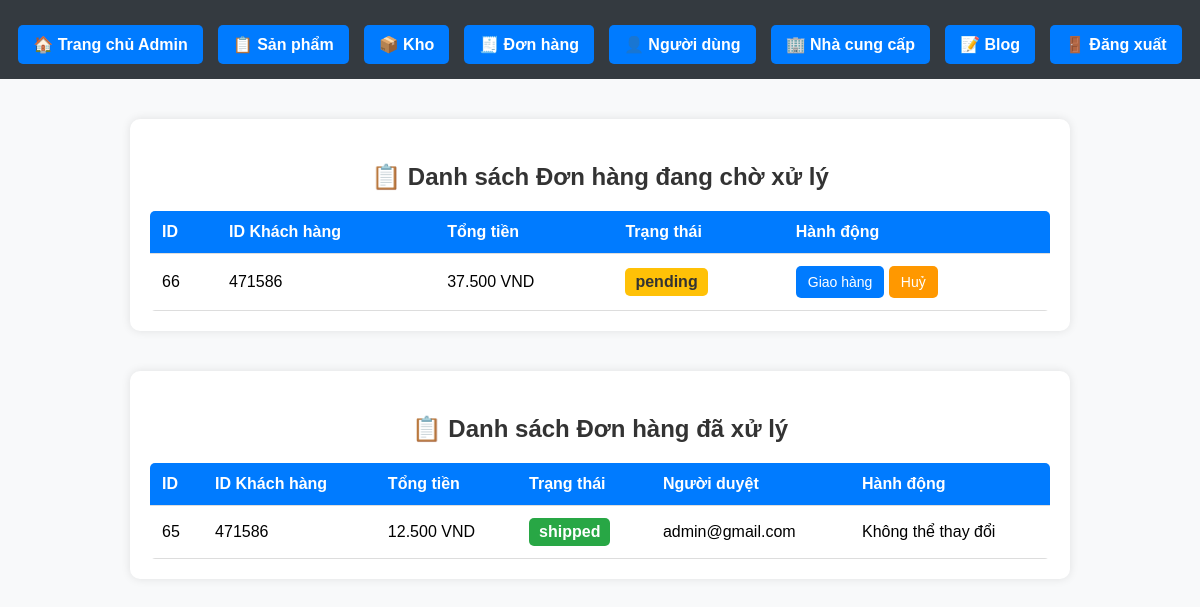
The page /admin/manage_orders.php on the database its author committed.
### tables this page shows
CREATE TABLE `orders` (
  `order_id` int(11) NOT NULL,
  `user_id` int(11) DEFAULT NULL,
  `total_price` decimal(10,2) NOT NULL,
  `order_status` enum('pending','shipped','canceled') DEFAULT 'pending',
  `created_at` timestamp NOT NULL DEFAULT current_timestamp(),
  `payment_method` varchar(50) NOT NULL DEFAULT 'cod',
  `approved_by_email` varchar(255) DEFAULT NULL
);

### admin/manage_orders.php (the view, shortened to what this page needs)
<?php
require_once __DIR__ . '/../database/db_connect.php';
?>
<!DOCTYPE html>
<html lang="vi">
<head>
    <link rel="stylesheet" href="../assets/css/admin.css">
</head>
<body>
<?php include_once __DIR__ . '/nav_admin.php'; ?>
<section>
    <h3>📋 Danh sách Đơn hàng đang chờ xử lý</h3>
    <?php
    $query_pending = "SELECT order_id, user_id, total_price, order_status
                      FROM orders
                      WHERE order_status = 'pending'
                      ORDER BY order_id DESC";
    $result_pending = $conn->query($query_pending);
    ?>
    <?php if ($result_pending && $result_pending->num_rows > 0): ?>
        <table class="admin-table">
            <thead>
            <tr>
                <th>ID</th>
                <th>ID Khách hàng</th>
                <th>Tổng tiền</th>
                <th>Trạng thái</th>
                <th>Hành động</th>
            </tr>
            </thead>
            <tbody>
            <?php while ($row = $result_pending->fetch_assoc()): ?>
                <tr>
                    <td><?= htmlspecialchars($row['order_id']) ?></td>
                    <td><?= htmlspecialchars($row['user_id']) ?></td>
                    <td><?= number_format($row['total_price'], 0, ',', '.') ?> VND</td>
                    <td>
                        <span class="order-status <?= strtolower($row['order_status']) ?>">
                            <?= htmlspecialchars($row['order_status']) ?>
                        </span>
                    </td>
                    <td>
                        <a class="btn btn-primary"
                           href="?id=<?= $row['order_id'] ?>&status=shipped"
                           onclick="return confirm('Xác nhận giao đơn hàng #<?= $row['order_id'] ?>?')">
                            Giao hàng
                        </a>
                        <a class="btn btn-warning"
                           href="?id=<?= $row['order_id'] ?>&status=canceled"
                           onclick="return confirm('Bạn chắc chắn muốn huỷ đơn hàng #<?= $row['order_id'] ?>?')">
                            Huỷ
                        </a>
                    </td>
                </tr>
            <?php endwhile; ?>
            </tbody>
        </table>
    <?php else: ?>
        <p class="error-message">❌ Không có đơn hàng nào cần xử lý!</p>
    <?php endif; ?>
</section>
<section>
    <h3>📋 Danh sách Đơn hàng đã xử lý</h3>
    <?php
    $query_processed = "SELECT order_id, user_id, total_price, order_status, approved_by_email
                        FROM orders
                        WHERE order_status IN ('shipped', 'canceled')
                        ORDER BY order_id DESC";
    $result_processed = $conn->query($query_processed);
    ?>
    <?php if ($result_processed && $result_processed->num_rows > 0): ?>
        <table class="admin-table">
            <thead>
            <tr>
                <th>ID</th>
                <th>ID Khách hàng</th>
                <th>Tổng tiền</th>
                <th>Trạng thái</th>
                <th>Người duyệt</th>
                <th>Hành động</th>
            </tr>
            </thead>
            <tbody>
            <?php while ($row = $result_processed->fetch_assoc()): ?>
                <tr>
                    <td><?= htmlspecialchars($row['order_id']) ?></td>
                    <td><?= htmlspecialchars($row['user_id']) ?></td>
                    <td><?= number_format($row['total_price'], 0, ',', '.') ?> VND</td>
                    <td>
                        <span class="order-status <?= strtolower($row['order_status']) ?>">
                            <?= htmlspecialchars($row['order_status']) ?>
                        </span>
                    </td>
                    <td><?= htmlspecialchars($row['approved_by_email'] ?? 'Chưa xác định') ?></td>
                    <td>
                        <span class="text-muted">Không thể thay đổi</span>
                    </td>
                </tr>
            <?php endwhile; ?>
            </tbody>
        </table>
    <?php else: ?>
        <p class="error-message">❌ Không có đơn hàng nào đã xử lý!</p>
    <?php endif; ?>
</section>
</body>
</html>

### assets/css/admin.css (style rules this page uses)
body { font-family: Arial, sans-serif; background-color: #f8f9fa; margin: 0; padding: 0; }
section { max-width: 900px; margin: 40px auto; padding: 20px; background: white; border-radius: 10px; box-shadow: 0 0 10px rgba(0, 0, 0, 0.1); }
h3 { text-align: center; color: #333; font-size: 24px; font-weight: bold; margin-bottom: 20px; }
.admin-table { width: 100%; border-collapse: collapse; background: #fff; border-radius: 5px; overflow: hidden; }
.admin-table th, .admin-table td { padding: 12px; text-align: left; border-bottom: 1px solid #ddd; }
.admin-table th { background: #007bff; color: #fff; }
.btn { text-decoration: none; padding: 8px 12px; border-radius: 5px; font-size: 14px; display: inline-block; text-align: center; }
.btn-primary { background: #007bff; color: white; }
.btn-warning { background: #ff9800; color: white; }
.order-status { padding: 5px 10px; border-radius: 5px; font-weight: bold; display: inline-block; }
.order-status.pending { background: #ffc107; color: #333; }
.order-status.shipped { background: #28a745; color: white; }

### rows shown on the page
orders: order_id "66", user "471586", total_price "37.500", order_status "pending"
orders: order_id "65", user "471586", total_price "12.500", order_status "shipped", approved_by_email "admin@gmail.com"
